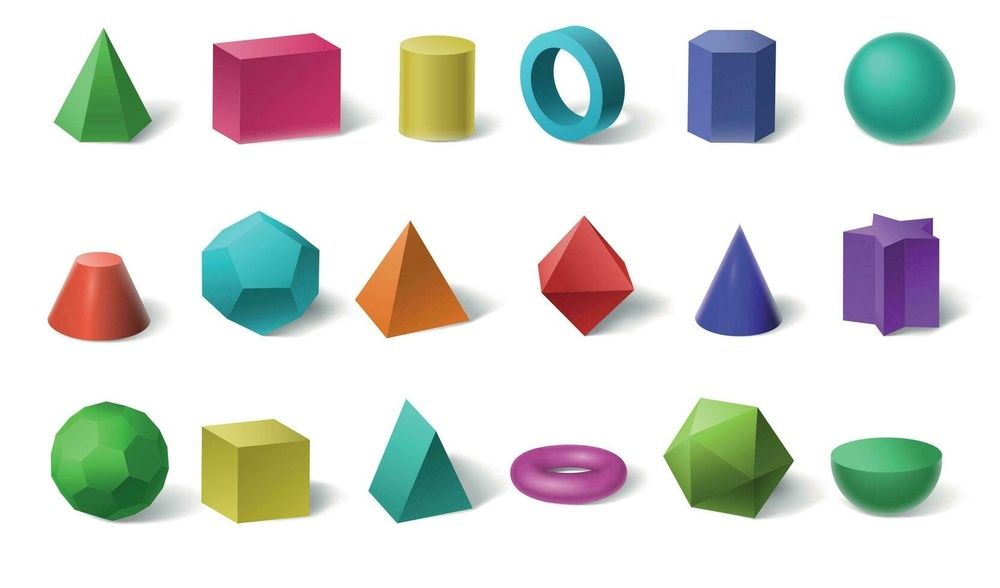
#> input picture image/3d-shapes.jpg, 1000 x 588 px, shrunk from 1666 x 980 before the run, given in place of messi.jpg, which was not available
$ python img_process_fg_extract_grabcut.py
#> lines starting #> are read from the running program, lines starting #| are printed output that depends on the picture; pictures that were not available may be replaced by others from this repository, and a replacement may not be noted
import cv2 as cv
import numpy as np
import matplotlib.pyplot as plt


""" Use GrabCut algorithm to extract foreground in images."""
# https://docs.opencv.org/4.x/d8/d83/tutorial_py_grabcut.html

'''
- Draw a rectangle around the foreground region.
- Algorithm segments it iteratively to get the best result.
- Draw white strokes (denoting foreground) and black strokes (denoting background)
'''

img = cv.imread('./image/messi.jpg')
#> img is the input picture: shape (588, 1000, 3); mean B, G, R 214.9, 219.4, 216.5
assert img is not None, "file could not be read, check with os.path.exists()"
mask = np.zeros(img.shape[:2],np.uint8)

bgdModel = np.zeros((1,65),np.float64)
fgdModel = np.zeros((1,65),np.float64)

rect = (0,0,820,460)
cv.grabCut(img,mask,rect,bgdModel,fgdModel,5,cv.GC_INIT_WITH_RECT)

mask2 = np.where((mask==2)|(mask==0),0,1).astype('uint8')
img = img*mask2[:,:,np.newaxis]
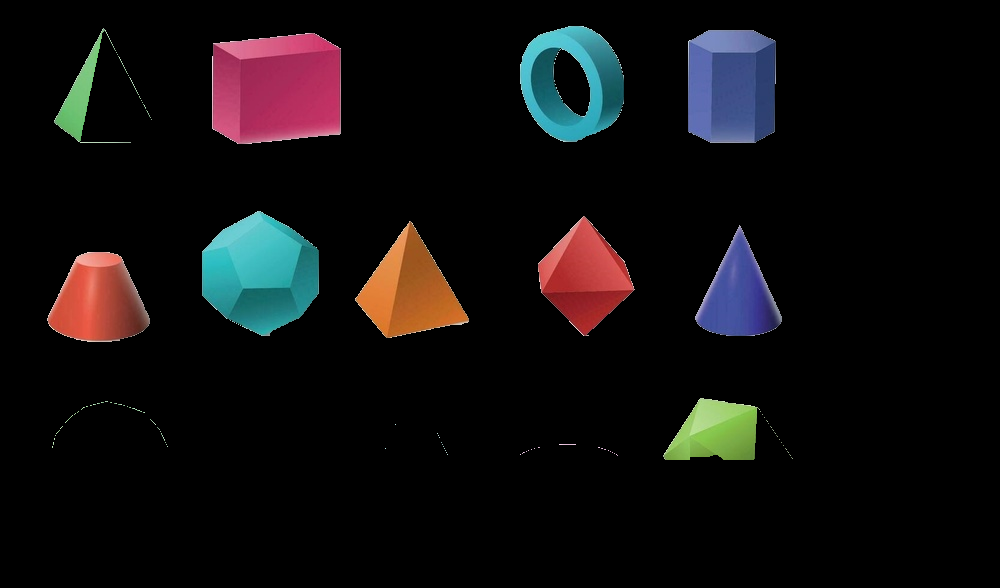
#> img: shape (588, 1000, 3); mean B, G, R 14.5, 13.7, 15.8

plt.imshow(img),plt.colorbar(),plt.show()
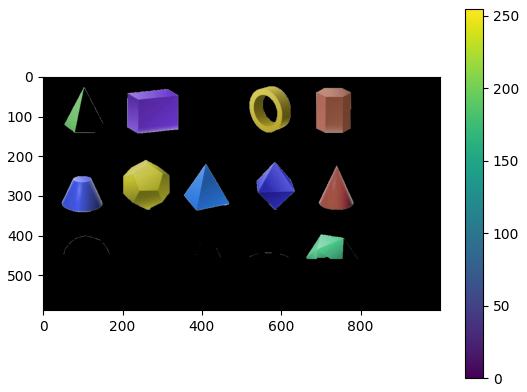
#> figure drawn by matplotlib, 2 panels; B, G, R data is drawn as R, G, B


# Newmask is the mask image I manually labelled
newmask = cv.imread('./image/messi-mask.jpg', cv.IMREAD_GRAYSCALE)
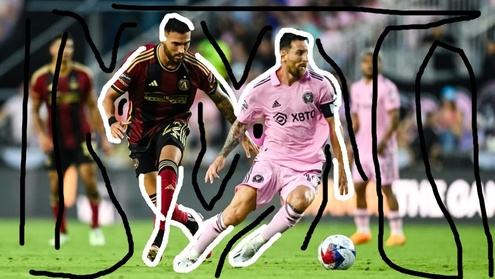
#> input picture image/messi-mask.jpg, 495 x 279 px, shrunk from 824 x 464 before the run
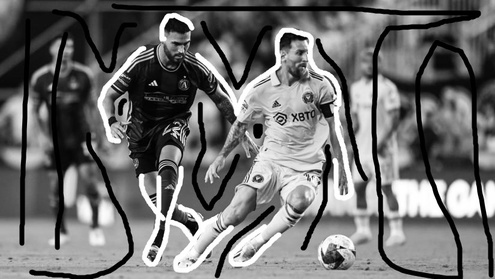
#> newmask: shape (279, 495); min 0, max 255, mean 111.7
assert newmask is not None, "file could not be read, check with os.path.exists()"
# Wherever it is marked white (sure foreground), change mask=1
# Wherever it is marked black (sure background), change mask=0
#> (the run stopped early here; a loop or call above may not have finished)
